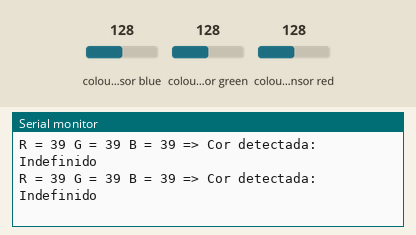
Recording of a sketch running on a simulated Arduino Uno, built with avr-gcc and run on an emulated ATmega328P. Parts: the last lines printed to the serial monitor. Wiring (inferred from the names in the program): TCS3200 colour sensor: output pin 8; S2 pin 6; S3 pin 7; S0 pin 4; S1 pin 5. The inputs (shaded band) are chosen by the test bench; at power-on: colour sensor blue 128, colour sensor green 128, colour sensor red 128.

Above: at 1.2 s.
1.3 s: colour sensor blue set to 191
At 2.6 s:
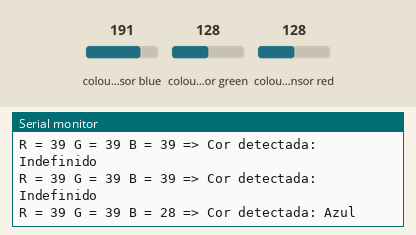
4.2 s: colour sensor green set to 250
At 5.8 s:
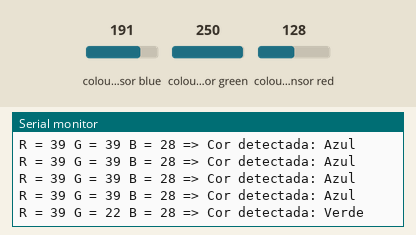
7.2 s: colour sensor red set to 5
At 8.2 s:
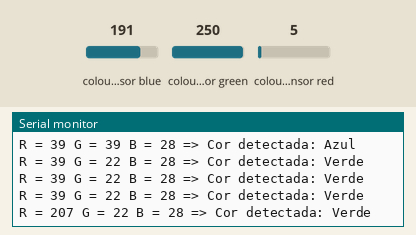

The sketch:

Codigo_Melhorado.ino
```cpp
// Definição dos pinos do sensor
#define S0 4
#define S1 5
#define S2 6
#define S3 7
#define sensorOut 8

// Variáveis para armazenar a frequência de cada cor
int redFrequency = 0;
int greenFrequency = 0;
int blueFrequency = 0;

void setup() {
  // Configurando os pinos de controle como saída
  pinMode(S0, OUTPUT);
  pinMode(S1, OUTPUT);
  pinMode(S2, OUTPUT);
  pinMode(S3, OUTPUT);

  // Pino de saída do sensor como entrada
  pinMode(sensorOut, INPUT);

  // Configurando a escala de frequência do sensor (20%)
  digitalWrite(S0, HIGH);
  digitalWrite(S1, LOW);

  // Iniciando comunicação serial
  Serial.begin(9600);
}

void loop() {
  // Lê vermelho
  digitalWrite(S2, LOW);
  digitalWrite(S3, LOW);
  redFrequency = pulseIn(sensorOut, LOW);
  delay(100);

  // Lê verde
  digitalWrite(S2, HIGH);
  digitalWrite(S3, HIGH);
  greenFrequency = pulseIn(sensorOut, LOW);
  delay(100);

  // Lê azul
  digitalWrite(S2, LOW);
  digitalWrite(S3, HIGH);
  blueFrequency = pulseIn(sensorOut, LOW);
  delay(100);

  // Mostra os valores
  Serial.print("R = ");
  Serial.print(redFrequency);
  Serial.print(" G = ");
  Serial.print(greenFrequency);
  Serial.print(" B = ");
  Serial.print(blueFrequency);

  // Identifica e exibe a cor
  String corDetectada = detectColor(redFrequency, greenFrequency, blueFrequency);
  Serial.print(" => Cor detectada: ");
  Serial.println(corDetectada);

  delay(500); // Pequeno delay antes da próxima leitura
}

// Função para detectar a cor predominante
String detectColor(int r, int g, int b) {
  if (r < g && r < b) {
    return "Vermelho";
  } else if (g < r && g < b) {
    return "Verde";
  } else if (b < r && b < g) {
    return "Azul";
  } else {
    return "Indefinido";
  }
}
```

Measured:
- after the input at 1.3 s, the serial monitor: prints a new line after 0.60 s (image 1)
- after the input at 4.2 s, the serial monitor: prints a new line after 0.91 s (image 2)
- after the input at 7.2 s, the serial monitor: prints a new line after 0.31 s (image 3)
